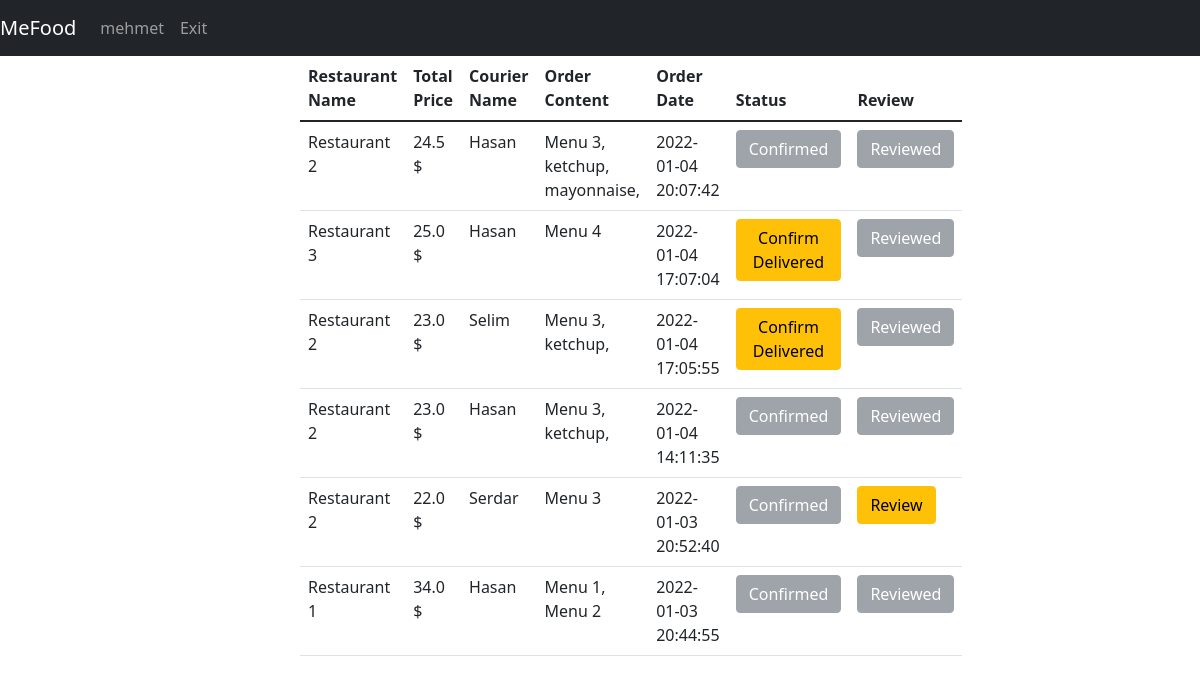
The page /myOrders (signed in) on the database its author committed.
### tables this page shows
CREATE TABLE restaurant(id INTEGER PRIMARY KEY, restaurantName varchar(30),address varchar(250),lat Text,lng Text,isOpen binary,averageRating REAL);

CREATE TABLE foodOrder(id INTEGER PRIMARY KEY,content TEXT,orderDate Date DEFAULT (datetime('now','localtime')),totalPrice REAL, is_delivered INTEGER DEFAULT(0), is_reviewed INTEGER DEFAULT(0), restaurantId INTEGER, courierID int REFERENCES couriers(id) ON UPDATE CASCADE, userUserName varchar(30) REFERENCES users(username) ON UPDATE CASCADE, FOREIGN KEY(restaurantId) REFERENCES restaurant(id));

CREATE TABLE couriers(id INTEGER PRIMARY KEY,name TEXT,is_available TEXT,lat REAL,lng, orderId int REFERENCES foodOrder(id) ON UPDATE CASCADE);

### app.py (the view)
@app.route("/myOrders", methods=["GET", "POST"])
def myOrders():
    with sqlite3.connect(DATABASE) as database:
        cursor = database.cursor()
    cursor.execute("SELECT foodOrder.totalPrice,foodOrder.orderDate,couriers.name, foodOrder.content, foodOrder.id, foodOrder.is_delivered, restaurant.restaurantName, foodOrder.is_reviewed, restaurant.id "
                   "FROM foodOrder INNER JOIN couriers ON couriers.id = foodOrder.courierID and foodOrder.userUserName=(?) INNER JOIN restaurant ON foodOrder.restaurantId = restaurant.id ORDER BY foodOrder.orderDate DESC", (session["username"],))
    orders = cursor.fetchall()
    return render_template("user/list_user_orders.html", username=session["username"], data=orders)

### templates/user/list_user_orders.html (shortened to what this page needs)
{% extends 'base.html' %}
{% block navbar %}
<nav class="navbar navbar-expand-lg navbar-dark bg-dark">
    <a class="navbar-brand" href="#">MeFood</a>
    <div class="collapse navbar-collapse" id="navbarNav">
        <ul class="navbar-nav">
          <li class="nav-item active"><a class="nav-link" href="/">{{username}}</a></li>
          <li class="nav-item active"><a class="nav-link" href="/exit">Exit</a></li>
        </ul>
    </div>
</nav>
{% endblock %}
{% block body %}
<center>
    <div class="col-md-6">
        <form action="/home" method="POST">
        <table class="table table-hover">
             <thead>
               <tr>
                 <th scope="col">Restaurant Name</th>
                 <th scope="col">Total Price</th>
                 <th scope="col">Courier Name</th>
                 <th scope="col">Order Content</th>
                 <th scope="col">Order Date</th>
                 <th scope="col">Status</th>
                 <th scope="col">Review</th>
               </tr>
             </thead>
             <tbody>
             {%for i in range(data|length)%}
               <tr>
                 <td>{{ data[i][6] }} </td>
                 <td>{{ data[i][0] }} $</td>
                 <td>{{ data[i][2] }}</td>
                 <td>{{ data[i][3] }}</td>
                 <td>{{ data[i][1] }}</td>
                   {% if data[i][5] == 1 %}
                       <td><button class="btn btn-secondary" disabled name="confirmedOrder" value="{{data[i][4]}}">Confirmed</button></td>
                   {% else %}
                       <td><button class="btn btn-warning" name="confirmedOrder" value="{{data[i][4]}}">Confirm Delivered</button></td>
                   {% endif %}
                   {% if data[i][7] == 1 %}
                       <td><button class="btn btn-secondary" disabled name="confirmedOrder" value="{{data[i][4]}}">Reviewed</button></td>
                   {% else %}
                       <td><a href="/reviewRestaurant?restId={{ data[i][8] }}&foodOrderId={{ data[i][4] }}" class="btn btn-warning" name="confirmedOrder" value="{{data[i][4]}}">Review</a></td>
                   {% endif %}
               </tr>
             {%endfor%}
             </tbody>
        </table>
        </form>
    </div>
</center>
{% endblock %}

### rows shown on the page
restaurant: restaurantName "Restaurant 2" "Restaurant 2" "Restaurant 2" "Restaurant 2"
foodOrder: totalPrice "24.5", content "Menu 3, ketchup, mayonnaise,", orderDate "2022-01-04 20:07:42"
couriers: name "Hasan" "Hasan"
restaurant: restaurantName "Restaurant 3"
foodOrder: totalPrice "25.0", content "Menu 4", orderDate "2022-01-04 17:07:04"
couriers: name "Hasan" "Hasan"
foodOrder: totalPrice "23.0", content "Menu 3, ketchup,", orderDate "2022-01-04 17:05:55"
couriers: name "Selim"
foodOrder: totalPrice "23.0", content "Menu 3, ketchup,", orderDate "2022-01-04 14:11:35"
foodOrder: totalPrice "22.0", content "Menu 3", orderDate "2022-01-03 20:52:40"
couriers: name "Serdar"
restaurant: restaurantName "Restaurant 1"
foodOrder: totalPrice "34.0", content "Menu 1, Menu 2", orderDate "2022-01-03 20:44:55"

### other values the page prints
{{ username }} "mehmet"
